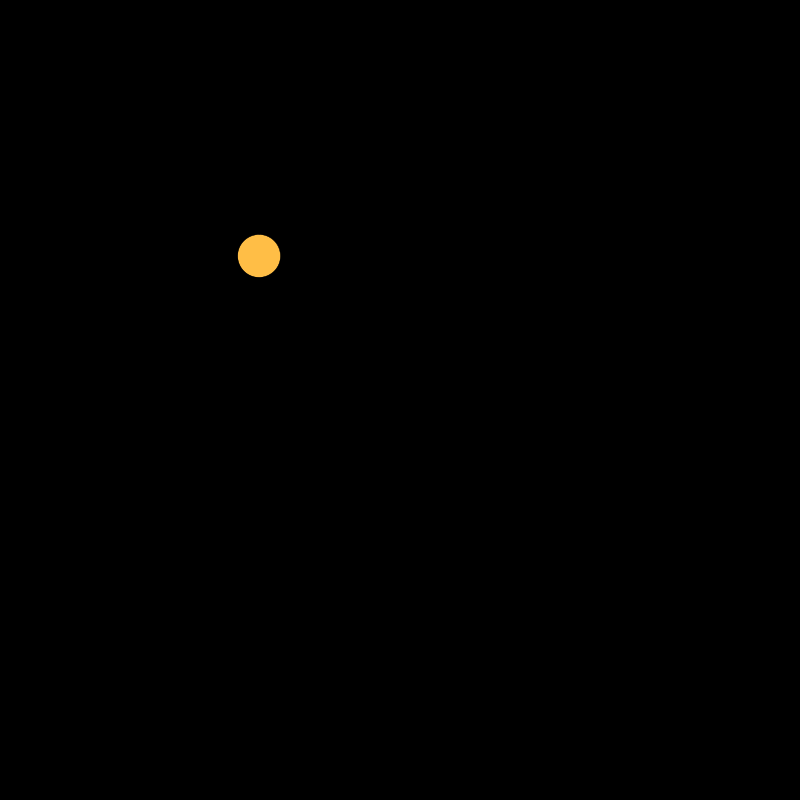
Frame 1 (no input)
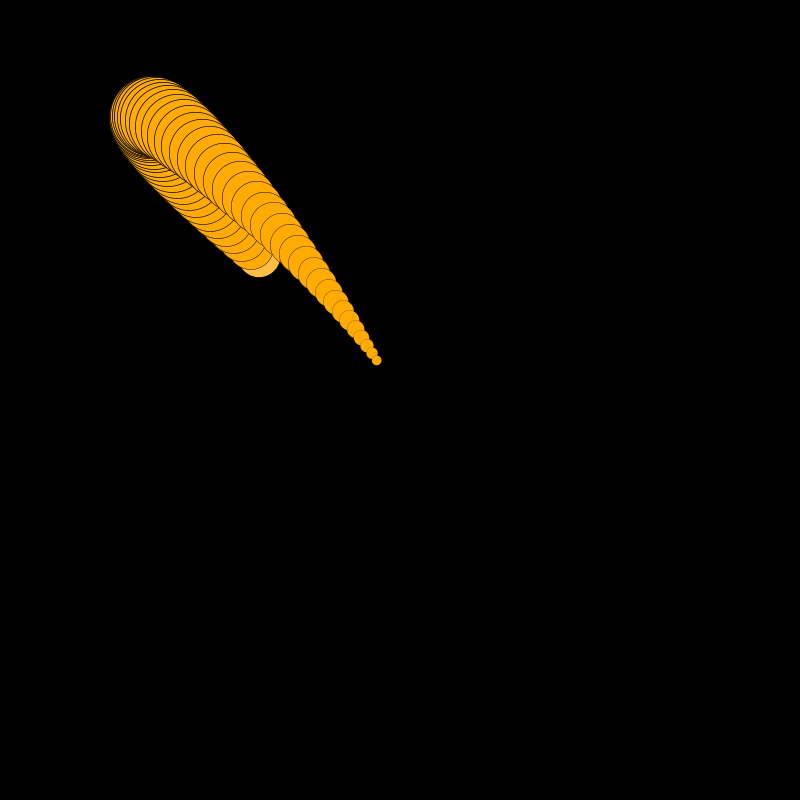
Frame 60 (the mouse pressed at the canvas centre just before this capture)
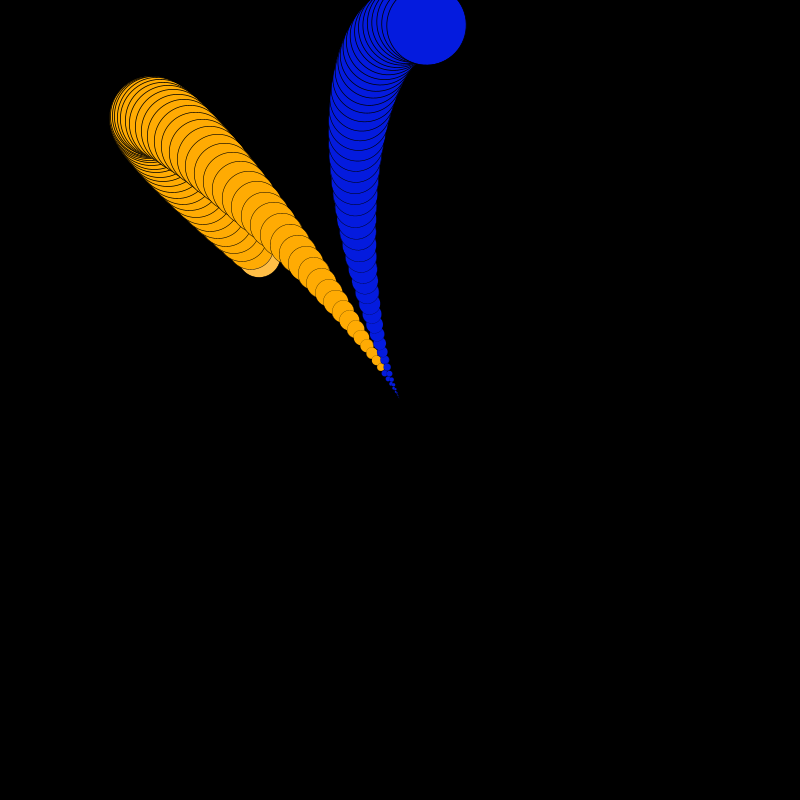
Frame 120 (the mouse held since frame 60 and released just before this capture)

The Processing sketch that drew these frames (run headless with seeded random() and noise(); from frame 60 on, the mouse is pressed at the canvas centre):

// Processing sketch: processing_20257
// ── processing_20257.pde

float Tick = 0;  // gets incremented every frame
 
float Rotation = 0.01;
float RotationalSpeed = 0.001;
float RotationalAccel = 0.0001; // Acceleration
 
float Scale = 1;


void setup() {
  size(800,800);
  background(0);
  smooth();
  colorMode(RGB);
  fill(color(255,190,70));  // Change intial color
}
 
void draw() {

  ++Tick;
   
  translate(width/2, height/2); //have the rotation and scale in the middle
   
  Rotation += (RotationalSpeed += RotationalAccel);    // Accelerate the Rotation
  rotate(Rotation);
   
  Scale = 1+sin(Tick/15);  //Calculate the scale
  if (Scale<.01) {        // Is it a new Cycle?
    fill(color(12,44,240));  // Change color
  }
  scale(.4*Scale);    // Scale it with the sin equasion but keep it in the screen
     // Adjust Border thickness for scaling (remove if run in the API)
     
  translate(-width/2, -height/2);  //Translate back
   
  DrawShape();
}
 
void DrawShape() {
  ellipse(width/12,height/12,width/8,height/8);
   if (mousePressed == true) {
    fill(4,27,222);
  } else {
    fill(255,171,3);
  }
}
